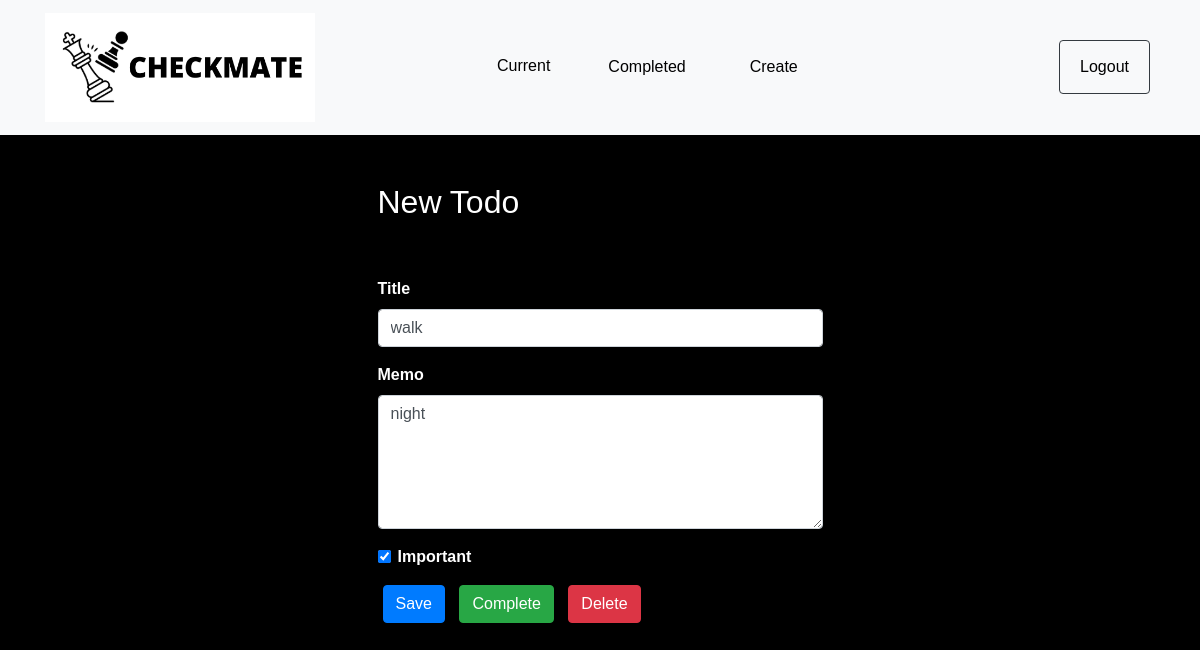
The app's page /todo/2 (signed in) with its own data.
### todo/models.py (models this page shows, shortened)
class Todo(models.Model):
    title = models.CharField(max_length=200)
    memo = models.TextField(blank=True)
    created = models.DateTimeField(auto_now_add=True)
    datecompleted  = models.DateTimeField(null=True, blank=True)
    important = models.BooleanField(default=False)
    user = models.ForeignKey(User, on_delete=models.CASCADE)

### todo/views.py (the view, shortened to what this page needs)
# urls.py: path('todo/<int:todo_pk>', views.viewtodo, name='viewtodo'),
@login_required
def viewtodo(request, todo_pk):
    todo = get_object_or_404(Todo, pk=todo_pk, user=request.user)
    if request.method == 'GET':
        form = TodoForm(instance=todo)
        return render(request, 'todo/viewtodo.html', {'todo':todo, 'form':form})

### todo/forms.py
class TodoForm(ModelForm):
    class Meta:
        model = Todo
        fields = ['title', 'memo', 'important']

### todo/templates/todo/viewtodo.html (shortened to what this page needs)
{% extends "todo/base.html" %}
{% block content %}
    <div class="row justify-content-center mt-5">
        <div class="col-md-5">
            <h2>New Todo</h2>
        </div>
    </div>
    <div class="row justify-content-center mt-5">
        <div class="col-md-5">
            <form method="POST">
                <div class="form-group">
                    <label for="title">Title</label>
                    <input type="text" name="title" class="form-control" id="title" value="{{ todo.title }}" required>
                </div>
                <div class="form-group">
                    <label for="memo">Memo</label>
                    <textarea name="memo" rows="5" class="form-control" id="memo" >{{ todo.memo }}</textarea>
                </div>
                <div class="form-group form-check">
                    <input type="checkbox" name="important" class="form-check-input" id="important" {% if todo.important %}checked{% endif %}>
                    <label class="form-check-label" for="important">Important</label>
                </div>
                <button type="submit" class="btn btn-primary">Save</button>
                <button type="button" class="btn btn-success" onclick="$('#complete').click()">Complete</button>
                <button type="button" class="btn btn-danger" onclick="$('#delete').click()">Delete</button>
            </form>
        </div>
    </div>
{% endblock %}

### todo/static/todo/style.css (style rules this page uses)
body { font-family: Arial, Helvetica, sans-serif; background-color: black; color: white; font-weight: 700; }
.btn { margin: 0 5px; }

### records on screen
Todo: title "walk", memo "night", important "☑"
